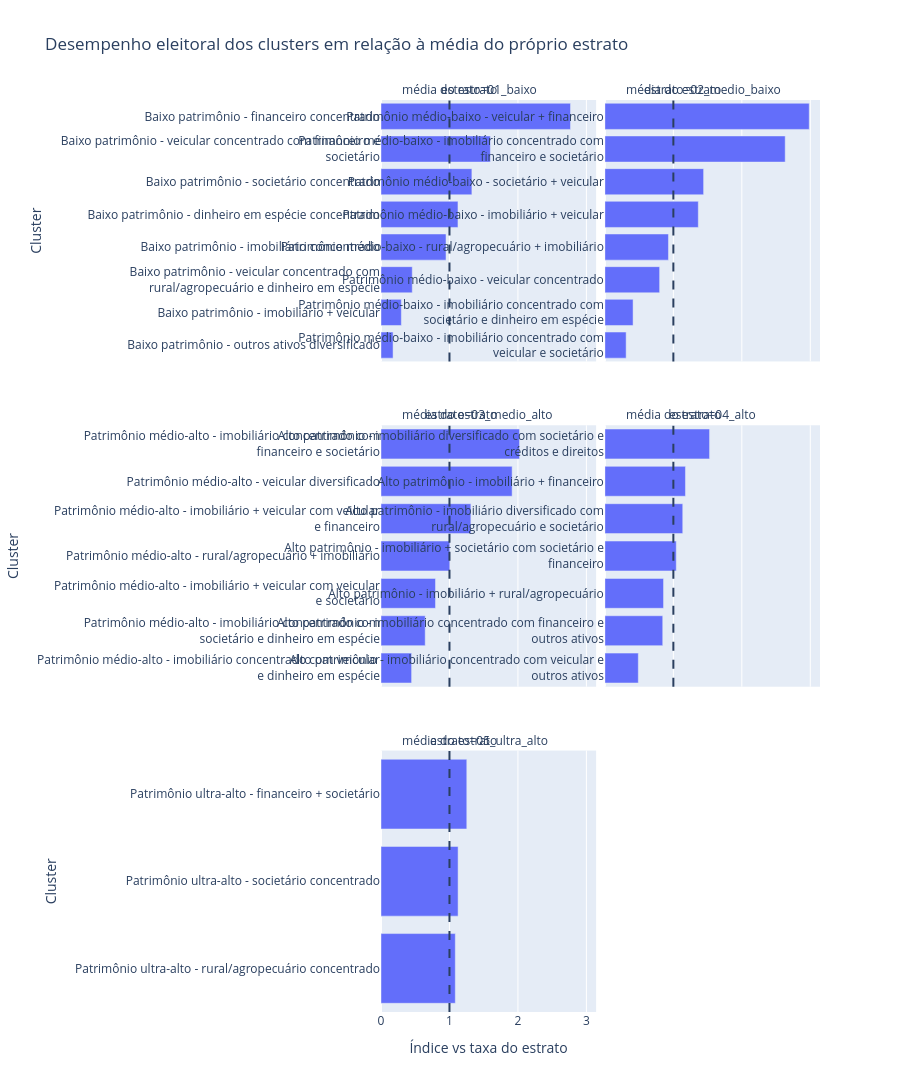

Notebook source saved alongside this figure:
### Code cell
# ============================================================
# 2.14 Gráfico — Índice de desempenho dos clusters vs estrato
# ============================================================

df_plot_eixo2 = tabela_eixo2.copy()

df_plot_eixo2["perfil_cluster_quebrado"] = (
    df_plot_eixo2["perfil_cluster"]
    .apply(lambda x: quebra_label(x, 60))
)

fig = px.bar(
    df_plot_eixo2.sort_values(["estrato", "indice_vs_estrato"]),
    x="indice_vs_estrato",
    y="perfil_cluster_quebrado",
    facet_col="estrato",
    facet_col_wrap=2,
    orientation="h",
    hover_data={
        "estrato": True,
        "perfil_cluster": True,
        "perfil_cluster_quebrado": False,
        "candidatos_cluster": True,
        "eleitos_cluster": True,
        "taxa_cluster": ":.2%",
        "taxa_estrato": ":.2%",
        "indice_vs_estrato": ":.2f",
        "delta_pp": ":.2f"
    },
    labels={
        "indice_vs_estrato": "Índice vs taxa do estrato",
        "perfil_cluster_quebrado": "Cluster"
    },
    title="Desempenho eleitoral dos clusters em relação à média do próprio estrato"
)

fig.add_vline(
    x=1,
    line_dash="dash",
    annotation_text="média do estrato",
    annotation_position="top"
)

fig.update_yaxes(matches=None, showticklabels=True)
fig.update_layout(
    height=1200,
    showlegend=False
)

fig.write_html(PASTA_GRAFICOS / "eixo2_indice_clusters_vs_estrato.html")

if RENDERIZAR_NO_NOTEBOOK:
    fig.show()

### Figure 1 — Plotly figure (JSON) as saved in the notebook; plotly's stock layout.template omitted (floating-point values rounded to 4 significant figures)
{"data": [{"customdata": [["01_baixo", "Baixo patrimônio - outros ativos diversificado", 258, 1, 0.003876, 0.02199, -1.812], ["01_baixo", "Baixo patrimônio - imobiliário + veicular", 306, 2, 0.006536, 0.02199, -1.546], ["01_baixo", "Baixo patrimônio - veicular concentrado com rural/agropecuário e dinheiro em espécie", 2191, 22, 0.01004, 0.02199, -1.195], ["01_baixo", "Baixo patrimônio - imobiliário concentrado", 718, 15, 0.02089, 0.02199, -0.1103], ["01_baixo", "Baixo patrimônio - dinheiro em espécie concentrado", 364, 9, 0.02473, 0.02199, 0.2731], ["01_baixo", "Baixo patrimônio - societário concentrado", 411, 12, 0.0292, 0.02199, 0.7203], ["01_baixo", "Baixo patrimônio - veicular concentrado com financeiro e societário", 427, 15, 0.03513, 0.02199, 1.313], ["01_baixo", "Baixo patrimônio - financeiro concentrado", 690, 42, 0.06087, 0.02199, 3.888]], "hovertemplate": "estrato=%{customdata[0]}<br>Índice vs taxa do estrato=%{x:.2f}<br>perfil_cluster=%{customdata[1]}<br>candidatos_cluster=%{customdata[2]}<br>eleitos_cluster=%{customdata[3]}<br>taxa_cluster=%{customdata[4]:.2%}<br>taxa_estrato=%{customdata[5]:.2%}<br>delta_pp=%{customdata[6]:.2f}<extra></extra>", "legendgroup": "", "marker": {"color": "#636efa", "pattern": {"shape": ""}}, "name": "", "orientation": "h", "showlegend": false, "textposition": "auto", "type": "bar", "x": [0.1762, 0.2972, 0.4565, 0.9498, 1.124, 1.327, 1.597, 2.768], "xaxis": "x5", "y": ["Baixo patrimônio - outros ativos diversificado", "Baixo patrimônio - imobiliário + veicular", "Baixo patrimônio - veicular concentrado com<br>rural/agropecuário e dinheiro em espécie", "Baixo patrimônio - imobiliário concentrado", "Baixo patrimônio - dinheiro em espécie concentrado", "Baixo patrimônio - societário concentrado", "Baixo patrimônio - veicular concentrado com financeiro e<br>societário", "Baixo patrimônio - financeiro concentrado"], "yaxis": "y5"}, {"customdata": [["02_medio_baixo", "Patrimônio médio-baixo - imobiliário concentrado com veicular e societário", 1154, 16, 0.01386, 0.04467, -3.081], ["02_medio_baixo", "Patrimônio médio-baixo - imobiliário concentrado com societário e dinheiro em espécie", 1033, 19, 0.01839, 0.04467, -2.628], ["02_medio_baixo", "Patrimônio médio-baixo - veicular concentrado", 364, 13, 0.03571, 0.04467, -0.8958], ["02_medio_baixo", "Patrimônio médio-baixo - rural/agropecuário + imobiliário", 217, 9, 0.04147, 0.04467, -0.3198], ["02_medio_baixo", "Patrimônio médio-baixo - imobiliário + veicular", 443, 27, 0.06095, 0.04467, 1.628], ["02_medio_baixo", "Patrimônio médio-baixo - societário + veicular", 326, 21, 0.06442, 0.04467, 1.974], ["02_medio_baixo", "Patrimônio médio-baixo - imobiliário concentrado com financeiro e societário", 289, 34, 0.1176, 0.04467, 7.297], ["02_medio_baixo", "Patrimônio médio-baixo - veicular + financeiro", 360, 48, 0.1333, 0.04467, 8.866]], "hovertemplate": "estrato=%{customdata[0]}<br>Índice vs taxa do estrato=%{x:.2f}<br>perfil_cluster=%{customdata[1]}<br>candidatos_cluster=%{customdata[2]}<br>eleitos_cluster=%{customdata[3]}<br>taxa_cluster=%{customdata[4]:.2%}<br>taxa_estrato=%{customdata[5]:.2%}<br>delta_pp=%{customdata[6]:.2f}<extra></extra>", "legendgroup": "", "marker": {"color": "#636efa", "pattern": {"shape": ""}}, "name": "", "orientation": "h", "showlegend": false, "textposition": "auto", "type": "bar", "x": [0.3104, 0.4117, 0.7995, 0.9284, 1.364, 1.442, 2.634, 2.985], "xaxis": "x6", "y": ["Patrimônio médio-baixo - imobiliário concentrado com<br>veicular e societário", "Patrimônio médio-baixo - imobiliário concentrado com<br>societário e dinheiro em espécie", "Patrimônio médio-baixo - veicular concentrado", "Patrimônio médio-baixo - rural/agropecuário + imobiliário", "Patrimônio médio-baixo - imobiliário + veicular", "Patrimônio médio-baixo - societário + veicular", "Patrimônio médio-baixo - imobiliário concentrado com<br>financeiro e societário", "Patrimônio médio-baixo - veicular + financeiro"], "yaxis": "y6"}, {"customdata": [["03_medio_alto", "Patrimônio médio-alto - imobiliário concentrado com veicular e dinheiro em espécie", 1152, 50, 0.0434, 0.09708, -5.367], ["03_medio_alto", "Patrimônio médio-alto - imobiliário concentrado com societário e dinheiro em espécie", 670, 42, 0.06269, 0.09708, -3.439], ["03_medio_alto", "Patrimônio médio-alto - imobiliário + veicular com veicular e societário", 427, 33, 0.07728, 0.09708, -1.979], ["03_medio_alto", "Patrimônio médio-alto - rural/agropecuário + imobiliário", 410, 40, 0.09756, 0.09708, 0.04855], ["03_medio_alto", "Patrimônio médio-alto - imobiliário + veicular com veicular e financeiro", 620, 79, 0.1274, 0.09708, 3.034], ["03_medio_alto", "Patrimônio médio-alto - veicular diversificado", 398, 74, 0.1859, 0.09708, 8.885], ["03_medio_alto", "Patrimônio médio-alto - imobiliário concentrado com financeiro e societário", 392, 77, 0.1964, 0.09708, 9.935]], "hovertemplate": "estrato=%{customdata[0]}<br>Índice vs taxa do estrato=%{x:.2f}<br>perfil_cluster=%{customdata[1]}<br>candidatos_cluster=%{customdata[2]}<br>eleitos_cluster=%{customdata[3]}<br>taxa_cluster=%{customdata[4]:.2%}<br>taxa_estrato=%{customdata[5]:.2%}<br>delta_pp=%{customdata[6]:.2f}<extra></extra>", "legendgroup": "", "marker": {"color": "#636efa", "pattern": {"shape": ""}}, "name": "", "orientation": "h", "showlegend": false, "textposition": "auto", "type": "bar", "x": [0.4471, 0.6458, 0.7961, 1.005, 1.313, 1.915, 2.023], "xaxis": "x3", "y": ["Patrimônio médio-alto - imobiliário concentrado com veicular<br>e dinheiro em espécie", "Patrimônio médio-alto - imobiliário concentrado com<br>societário e dinheiro em espécie", "Patrimônio médio-alto - imobiliário + veicular com veicular<br>e societário", "Patrimônio médio-alto - rural/agropecuário + imobiliário", "Patrimônio médio-alto - imobiliário + veicular com veicular<br>e financeiro", "Patrimônio médio-alto - veicular diversificado", "Patrimônio médio-alto - imobiliário concentrado com<br>financeiro e societário"], "yaxis": "y3"}, {"customdata": [["04_alto", "Alto patrimônio - imobiliário concentrado com veicular e outros ativos", 600, 57, 0.095, 0.1946, -9.956], ["04_alto", "Alto patrimônio - imobiliário concentrado com financeiro e outros ativos", 511, 84, 0.1644, 0.1946, -3.017], ["04_alto", "Alto patrimônio - imobiliário + rural/agropecuário", 636, 106, 0.1667, 0.1946, -2.789], ["04_alto", "Alto patrimônio - imobiliário + societário com societário e financeiro", 1060, 215, 0.2028, 0.1946, 0.8272], ["04_alto", "Alto patrimônio - imobiliário diversificado com rural/agropecuário e societário", 452, 100, 0.2212, 0.1946, 2.668], ["04_alto", "Alto patrimônio - imobiliário + financeiro", 677, 155, 0.229, 0.1946, 3.439], ["04_alto", "Alto patrimônio - imobiliário diversificado com societário e créditos e direitos", 474, 141, 0.2975, 0.1946, 10.29]], "hovertemplate": "estrato=%{customdata[0]}<br>Índice vs taxa do estrato=%{x:.2f}<br>perfil_cluster=%{customdata[1]}<br>candidatos_cluster=%{customdata[2]}<br>eleitos_cluster=%{customdata[3]}<br>taxa_cluster=%{customdata[4]:.2%}<br>taxa_estrato=%{customdata[5]:.2%}<br>delta_pp=%{customdata[6]:.2f}<extra></extra>", "legendgroup": "", "marker": {"color": "#636efa", "pattern": {"shape": ""}}, "name": "", "orientation": "h", "showlegend": false, "textposition": "auto", "type": "bar", "x": [0.4883, 0.8449, 0.8566, 1.043, 1.137, 1.177, 1.529], "xaxis": "x4", "y": ["Alto patrimônio - imobiliário concentrado com veicular e<br>outros ativos", "Alto patrimônio - imobiliário concentrado com financeiro e<br>outros ativos", "Alto patrimônio - imobiliário + rural/agropecuário", "Alto patrimônio - imobiliário + societário com societário e<br>financeiro", "Alto patrimônio - imobiliário diversificado com<br>rural/agropecuário e societário", "Alto patrimônio - imobiliário + financeiro", "Alto patrimônio - imobiliário diversificado com societário e<br>créditos e direitos"], "yaxis": "y4"}, {"customdata": [["05_ultra_alto", "Patrimônio ultra-alto - rural/agropecuário concentrado", 46, 14, 0.3043, 0.2804, 2.392], ["05_ultra_alto", "Patrimônio ultra-alto - societário concentrado", 57, 18, 0.3158, 0.2804, 3.537], ["05_ultra_alto", "Patrimônio ultra-alto - financeiro + societário", 37, 13, 0.3514, 0.2804, 7.093]], "hovertemplate": "estrato=%{customdata[0]}<br>Índice vs taxa do estrato=%{x:.2f}<br>perfil_cluster=%{customdata[1]}<br>candidatos_cluster=%{customdata[2]}<br>eleitos_cluster=%{customdata[3]}<br>taxa_cluster=%{customdata[4]:.2%}<br>taxa_estrato=%{customdata[5]:.2%}<br>delta_pp=%{customdata[6]:.2f}<extra></extra>", "legendgroup": "", "marker": {"color": "#636efa", "pattern": {"shape": ""}}, "name": "", "orientation": "h", "showlegend": false, "textposition": "auto", "type": "bar", "x": [1.085, 1.126, 1.253], "xaxis": "x", "y": ["Patrimônio ultra-alto - rural/agropecuário concentrado", "Patrimônio ultra-alto - societário concentrado", "Patrimônio ultra-alto - financeiro + societário"], "yaxis": "y"}], "layout": {"annotations": [{"showarrow": false, "text": "estrato=05_ultra_alto", "x": 0.245, "xanchor": "center", "xref": "paper", "y": 0.2867, "yanchor": "bottom", "yref": "paper"}, {"showarrow": false, "text": "estrato=03_medio_alto", "x": 0.245, "xanchor": "center", "xref": "paper", "y": 0.6433, "yanchor": "bottom", "yref": "paper"}, {"showarrow": false, "text": "estrato=04_alto", "x": 0.755, "xanchor": "center", "xref": "paper", "y": 0.6433, "yanchor": "bottom", "yref": "paper"}, {"showarrow": false, "text": "estrato=01_baixo", "x": 0.245, "xanchor": "center", "xref": "paper", "y": 1.0, "yanchor": "bottom", "yref": "paper"}, {"showarrow": false, "text": "estrato=02_medio_baixo", "x": 0.755, "xanchor": "center", "xref": "paper", "y": 1.0, "yanchor": "bottom", "yref": "paper"}, {"showarrow": false, "text": "média do estrato", "x": 1, "xanchor": "center", "xref": "x", "y": 1, "yanchor": "bottom", "yref": "y domain"}, {"showarrow": false, "text": "média do estrato", "x": 1, "xanchor": "center", "xref": "x3", "y": 1, "yanchor": "bottom", "yref": "y3 domain"}, {"showarrow": false, "text": "média do estrato", "x": 1, "xanchor": "center", "xref": "x4", "y": 1, "yanchor": "bottom", "yref": "y4 domain"}, {"showarrow": false, "text": "média do estrato", "x": 1, "xanchor": "center", "xref": "x5", "y": 1, "yanchor": "bottom", "yref": "y5 domain"}, {"showarrow": false, "text": "média do estrato", "x": 1, "xanchor": "center", "xref": "x6", "y": 1, "yanchor": "bottom", "yref": "y6 domain"}], "barmode": "relative", "height": 1200, "legend": {"tracegroupgap": 0}, "shapes": [{"line": {"dash": "dash"}, "type": "line", "x0": 1, "x1": 1, "xref": "x", "y0": 0, "y1": 1, "yref": "y domain"}, {"line": {"dash": "dash"}, "type": "line", "x0": 1, "x1": 1, "xref": "x3", "y0": 0, "y1": 1, "yref": "y3 domain"}, {"line": {"dash": "dash"}, "type": "line", "x0": 1, "x1": 1, "xref": "x4", "y0": 0, "y1": 1, "yref": "y4 domain"}, {"line": {"dash": "dash"}, "type": "line", "x0": 1, "x1": 1, "xref": "x5", "y0": 0, "y1": 1, "yref": "y5 domain"}, {"line": {"dash": "dash"}, "type": "line", "x0": 1, "x1": 1, "xref": "x6", "y0": 0, "y1": 1, "yref": "y6 domain"}], "showlegend": false, "title": {"text": "Desempenho eleitoral dos clusters em relação à média do próprio estrato"}, "xaxis": {"anchor": "y", "domain": [0, 0.49], "title": {"text": "Índice vs taxa do estrato"}}, "xaxis2": {"anchor": "y2", "domain": [0.51, 1], "matches": "x", "title": {"text": "Índice vs taxa do estrato"}}, "xaxis3": {"anchor": "y3", "domain": [0, 0.49], "matches": "x", "showticklabels": false}, "xaxis4": {"anchor": "y4", "domain": [0.51, 1], "matches": "x", "showticklabels": false}, "xaxis5": {"anchor": "y5", "domain": [0, 0.49], "matches": "x", "showticklabels": false}, "xaxis6": {"anchor": "y6", "domain": [0.51, 1], "matches": "x", "showticklabels": false}, "yaxis": {"anchor": "x", "domain": [0, 0.2867], "showticklabels": true, "title": {"text": "Cluster"}}, "yaxis2": {"anchor": "x2", "domain": [0, 0.2867], "showticklabels": true}, "yaxis3": {"anchor": "x3", "domain": [0.3567, 0.6433], "showticklabels": true, "title": {"text": "Cluster"}}, "yaxis4": {"anchor": "x4", "domain": [0.3567, 0.6433], "showticklabels": true}, "yaxis5": {"anchor": "x5", "domain": [0.7133, 1.0], "showticklabels": true, "title": {"text": "Cluster"}}, "yaxis6": {"anchor": "x6", "domain": [0.7133, 1.0], "showticklabels": true}}}
